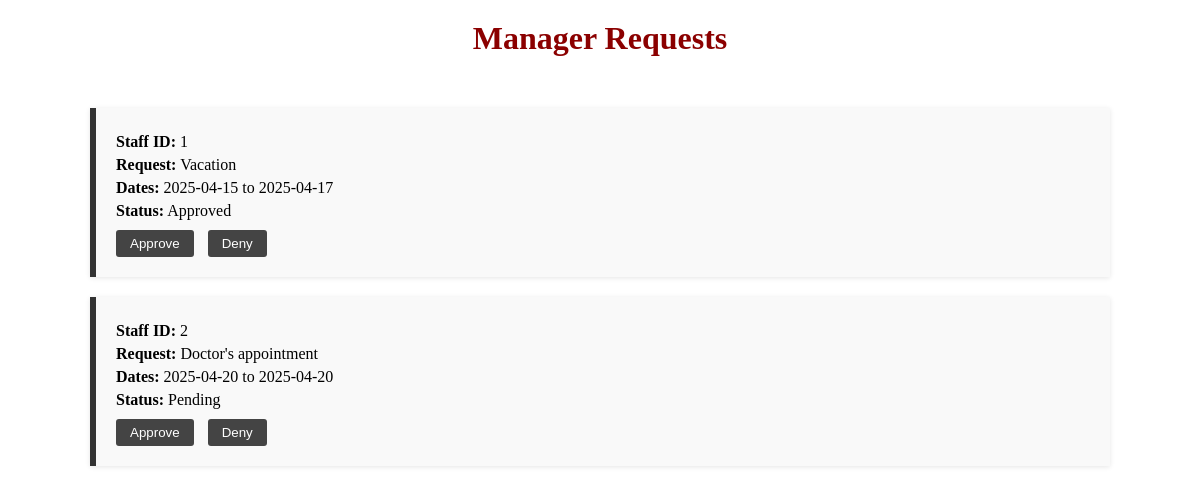
Before: /manager/requests with the older database file.
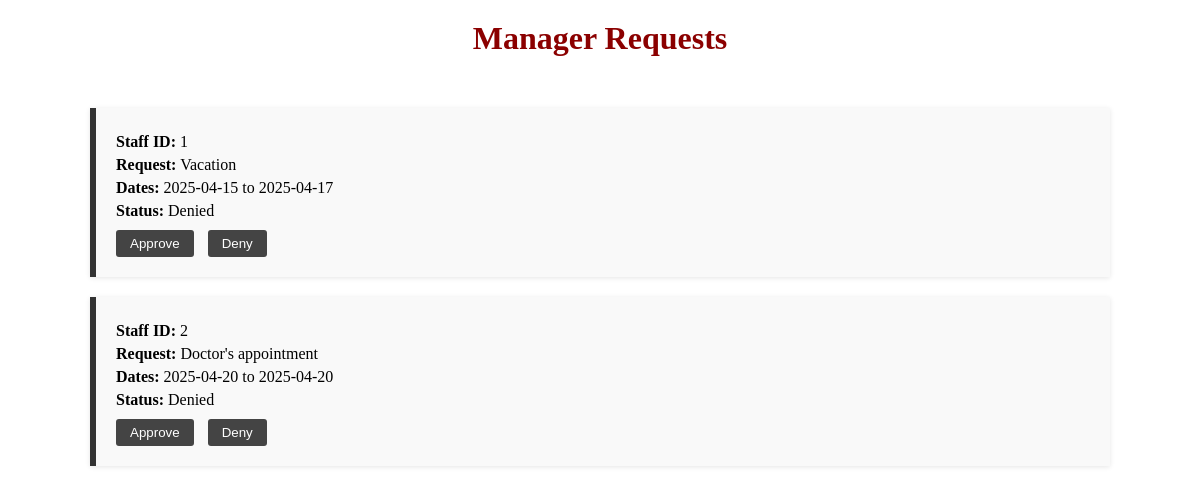
After: the same page with the newer database file.
### app/models.py (models this page shows)
class RequestTimeOff(db.Model):
    id = db.Column(db.Integer, primary_key=True)
    staff_id = db.Column(db.Integer, db.ForeignKey('staff.id'))
    request_start = db.Column(db.DateTime)
    request_end = db.Column(db.DateTime)
    reason = db.Column(db.String(1000))
    status = db.Column(db.String(255))

### app/routes/manager_routes.py (the view)
@manager_bp.route('/requests')
def requests_manager():
    requests = ManagerRequestLogic.get_all_requests()
    return render_template('requests_manager.html', requests=requests)

### app/logic/base_crud.py (called while the page is built)
    @staticmethod
    def get_all(model):
        return model.query.all() # return all table content

### app/logic/manager_requests_logic.py (called while the page is built)
    @staticmethod
    def get_all_requests():
        return BaseCRUD.get_all(RequestTimeOff)

### templates/requests_manager.html (shortened to what this page needs)
<!DOCTYPE html>
<html lang="en">
<head>
    <link rel="stylesheet" href="{{ url_for('static', filename='css/style.css') }}">
</head>
<body>
    <h1>Manager Requests</h1>
    <div class="request-container">
        {% for req in requests %}
        <div class="request-card">
            <p><strong>Staff ID:</strong> {{ req.staff_id }}</p>
            <p><strong>Request:</strong> {{ req.reason }}</p>
            <p><strong>Dates:</strong> {{ req.request_start.date() }} to {{ req.request_end.date() }}</p>
            <p><strong>Status:</strong> {{ req.status }}</p>
            <div class="actions">
                <form method="post" action="{{ url_for('manager.approve_request', request_id=req.id) }}">
                    <button type="submit">Approve</button>
                </form>
                <form method="post" action="{{ url_for('manager.deny_request', request_id=req.id) }}">
                    <button type="submit">Deny</button>
                </form>
            </div>
        </div>
        {% else %}
        <p style="text-align:center;">No requests found.</p>
        {% endfor %}
    </div>
</body>
</html>

Changed rows visible on the page:
changed RequestTimeOff "Vacation": status "Approved" → "Denied"
changed RequestTimeOff "Doctor's appointment": status "Pending" → "Denied"
